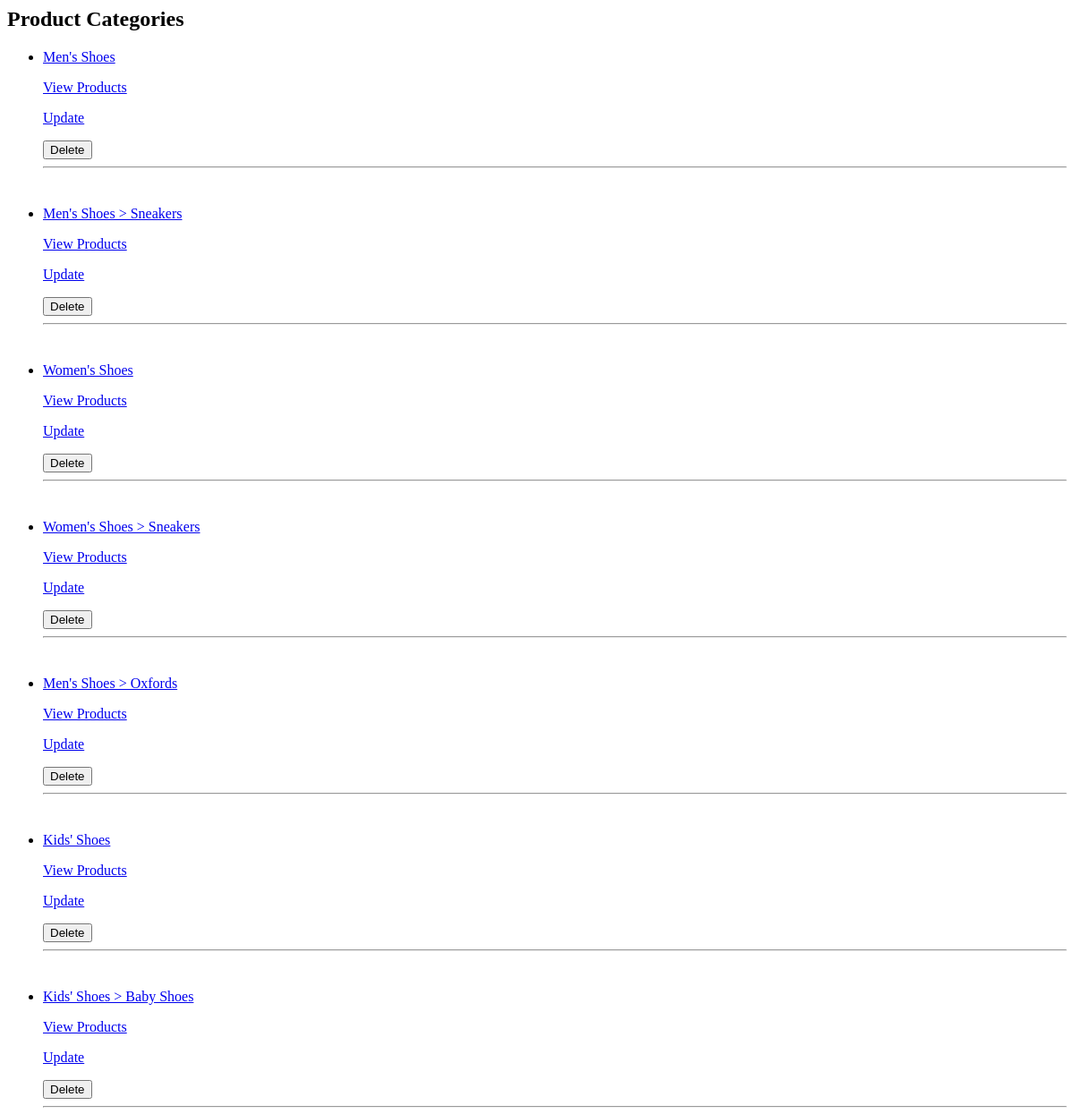
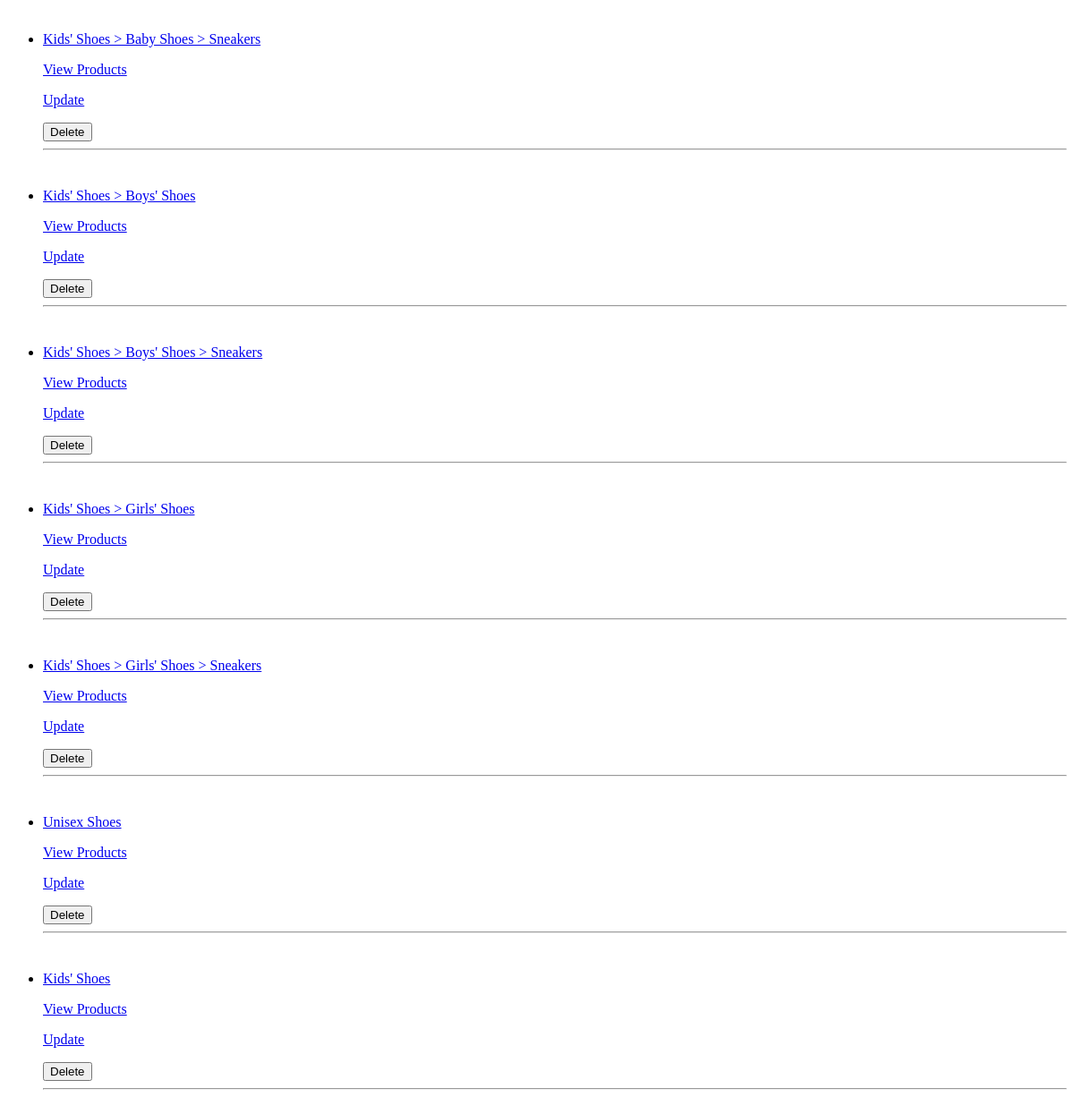
/myadmin/categories, run on the app's committed database (2 pictures, top to bottom).
### store/models.py (models this page shows, shortened)
class Category(MPTTModel):
    name = models.CharField(max_length=50)
    parent = TreeForeignKey('self', on_delete=models.CASCADE, null=True, blank=True, related_name='children')
    slug = models.SlugField(unique=True, blank=True)
    key_words = models.CharField(max_length=255, blank=True, null=True)
    description = models.CharField(max_length=255, blank=True, null=True)
    image = models.ImageField(upload_to='uploads/categories/', blank=True, null=True)
    class MPTTMeta:
        order_insertion_by = ['name']
    class Meta:
        unique_together = ('parent', 'name')  # 👈 This ensures same name can't appear under same parent
        verbose_name_plural = 'Categories'
    def get_full_path(self):
        ancestors = self.get_ancestors(include_self=True)
        return " > ".join([category.name for category in ancestors])
    def __str__(self):
        return self.get_full_path()

### myadmin/views.py (the view)
# urls.py: path('categories', views.category_list, name='category_list'),
def category_list(request):
    categories = Category.objects.all()
    context = {
        'categories': categories,
    }
    return render(request, 'myadmin/category-list.html', context)

### cart/context_processors.py (called while the page is built)
def cart(request):
    return {'cart': Cart(request)}

### main/context_processors.py (called while the page is built)
def categories_processor(request):
    categories = Category.objects.filter(parent__isnull=True).prefetch_related("children")
    return {'categories': categories,}

def brand_list(request):
    brand_list = (
        Product.objects.filter(is_listed=True)
        .exclude(brand__isnull=True)
        .exclude(brand__exact='')
        .values_list('brand', flat=True)
        .distinct()
        .order_by('brand')
    )
    return {
        'brand_list': brand_list
    }

### myadmin/templates/myadmin/category-list.html (shortened to what this page needs)
<section class="Categories">
    <h2>Product Categories</h2>
    {% if categories %}
    {% for category in categories %}
    <ul>
        <li><a href="{% url 'update_category' category.slug %}">
                <p>{{category}}</p>
            </a></li>
        <a href="{%  url 'category_products_list' category.slug  %}">View Products</a>
        <p><a href="{% url 'update_category' category.slug %}">Update</a></p>
        <button type="button" class="delete-category-button open-delete-modal"
        data-category-slug="{{ category.slug }}"
        data-category-name="{{ category.name }}">Delete</button>
        <br>
        <hr>
        <br>
    </ul>
    {% endfor %}
    {% endif %}
</section>

### data on the page
Category: tree+lft+rght "Men's Shoes"
Category: tree+lft+rght "Men's Shoes > Sneakers"
Category: tree+lft+rght "Women's Shoes"
Category: tree+lft+rght "Women's Shoes > Sneakers"
Category: tree+lft+rght "Men's Shoes > Oxfords"
Category: tree+lft+rght "Kids' Shoes"
Category: tree+lft+rght "Kids' Shoes > Baby Shoes"
Category: tree+lft+rght "Kids' Shoes > Baby Shoes > Sneakers"
Category: tree+lft+rght "Kids' Shoes > Boys' Shoes"
Category: tree+lft+rght "Kids' Shoes > Boys' Shoes > Sneakers"
Category: tree+lft+rght "Kids' Shoes > Girls' Shoes"
Category: tree+lft+rght "Kids' Shoes > Girls' Shoes > Sneakers"
Category: tree+lft+rght "Unisex Shoes"
Category: tree+lft+rght "Kids' Shoes"
